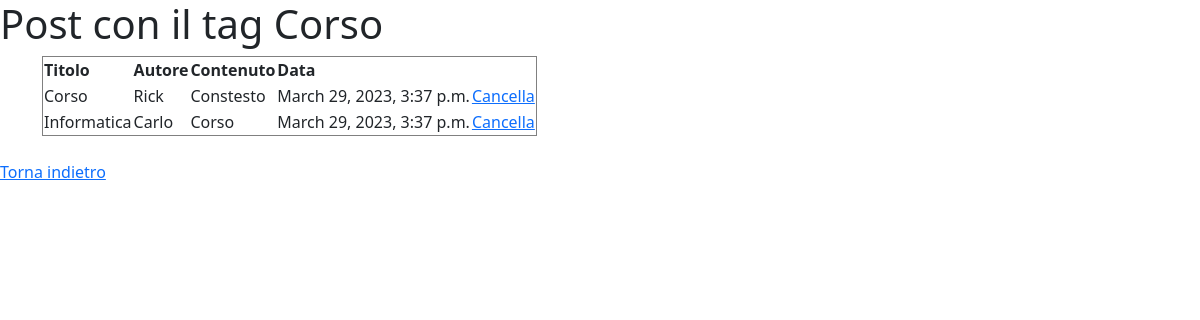
Screenshot of /post/tag/Corso with the database file from the repository.
### members/models.py (models this page shows)
class BlogPost(models.Model):
  title = models.CharField(max_length=50)
  context = models.TextField(max_length=255)
  author = models.CharField(max_length=50)
  tag = models.CharField(max_length=50, null=True)
  date = models.DateTimeField(null=True, auto_now_add=True)
  class Meta:
    db_table = "blog"

### members/views.py (the view)
# urls.py: path("post/tag/<tag>", views.tag)
def tag(request, tag):
  myData = BlogPost.objects.filter(tag=tag).values()
  context = \
  {
    "tag": tag,
    "myRes": myData,
  }
  return render(request, "tag.html", context)

### members/templates/tag.html (shortened to what this page needs)
<!DOCTYPE html>
<html lang="it">
  <head>
      {% load bootstrap5 %}
      {% bootstrap_css %}
  </head>
  <body>
      <h1>Post con il tag {{ tag }}</h1>
      <div class="container">
      <table border="1">
        <tr>
          <th>Titolo</th>
          <th>Autore</th>
          <th>Contenuto</th>
          <th>Data</th>
        </tr>
        {% for x in myRes %}
         <tr>
           <td>{{ x.title }}</td>
           <td>{{ x.author }}</td>
           <td>{{ x.context }}</td>
           <td>{{ x.date }}</td>
           <td><a href="delete/{{ x.id }}">Cancella</a></td>
         </tr>
        {% endfor %}
      </table>
    </div>
      <br />
      <a href="/post">Torna indietro</a>
  </body>
</html>

### rows the page displays
BlogPost: title "Corso", author "Rick", context "Constesto", date "March 29, 2023, 3:37 p.m."
BlogPost: title "Informatica", author "Carlo", context "Corso", date "March 29, 2023, 3:37 p.m."
